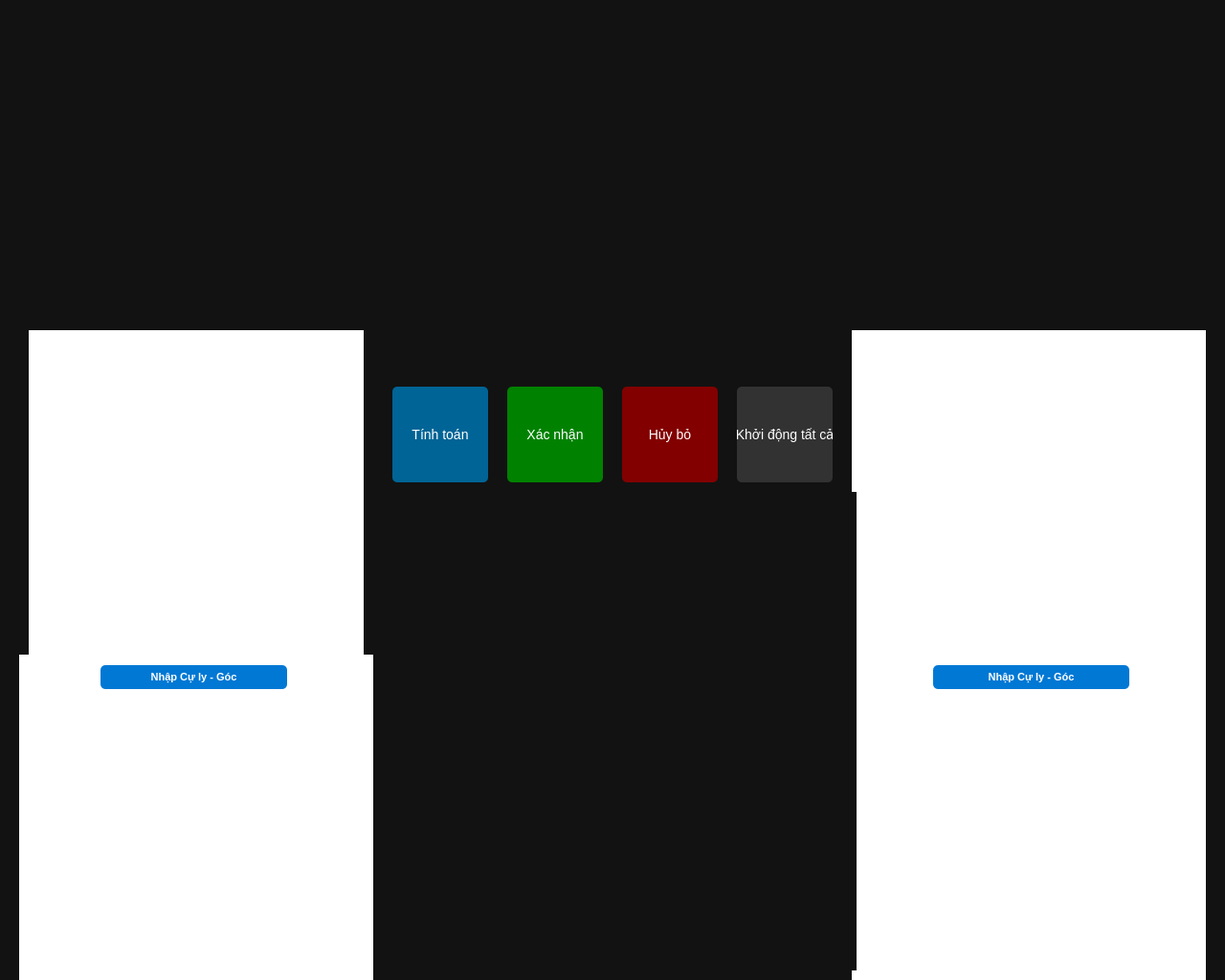
<?xml version="1.0" encoding="UTF-8"?>
<ui version="4.0">
 <class>MainTab</class>
 <widget class="QWidget" name="MainTab">
  <property name="geometry">
   <rect>
    <x>0</x>
    <y>0</y>
    <width>1280</width>
    <height>1024</height>
   </rect>
  </property>
  <property name="windowTitle">
   <string>Main Control Tab</string>
  </property>
  <property name="styleSheet">
   <string notr="true">background-color: #121212;</string>
  </property>
  <widget class="QWidget" name="bullet_widget" native="true">
   <property name="geometry">
    <rect>
     <x>25</x>
     <y>39</y>
     <width>1280</width>
     <height>350</height>
    </rect>
   </property>
  </widget>
  <widget class="QWidget" name="compass_left" native="true">
   <property name="geometry">
    <rect>
     <x>20</x>
     <y>684</y>
     <width>370</width>
     <height>370</height>
    </rect>
   </property>
   <property name="styleSheet">
    <string notr="true">background-color: rgb(255, 255, 255);</string>
   </property>
  </widget>
  <widget class="QWidget" name="half_compass_left" native="true">
   <property name="geometry">
    <rect>
     <x>30</x>
     <y>345</y>
     <width>350</width>
     <height>350</height>
    </rect>
   </property>
   <property name="styleSheet">
    <string notr="true">background-color: rgb(255, 255, 255);</string>
   </property>
  </widget>
  <widget class="QPushButton" name="angle_input_button_left">
   <property name="geometry">
    <rect>
     <x>105</x>
     <y>695</y>
     <width>195</width>
     <height>25</height>
    </rect>
   </property>
   <property name="styleSheet">
    <string notr="true">QPushButton {
    background-color: #0078d4;
    color: white;
    border: none;
    border-radius: 5px;
    font-size: 11px;
    font-weight: bold;
}
QPushButton:hover {
    background-color: #106ebe;
}
QPushButton:pressed {
    background-color: #005a9e;
}</string>
   </property>
   <property name="text">
    <string>Nhập Cự ly - Góc</string>
   </property>
  </widget>
  <widget class="QWidget" name="compass_right" native="true">
   <property name="geometry">
    <rect>
     <x>890</x>
     <y>684</y>
     <width>370</width>
     <height>370</height>
    </rect>
   </property>
   <property name="styleSheet">
    <string notr="true">background-color: rgb(255, 255, 255);</string>
   </property>
  </widget>
  <widget class="QWidget" name="half_compass_right" native="true">
   <property name="geometry">
    <rect>
     <x>890</x>
     <y>345</y>
     <width>370</width>
     <height>350</height>
    </rect>
   </property>
   <property name="styleSheet">
    <string notr="true">background-color: rgb(255, 255, 255);</string>
   </property>
  </widget>
  <widget class="QPushButton" name="angle_input_button_right">
   <property name="geometry">
    <rect>
     <x>975</x>
     <y>695</y>
     <width>205</width>
     <height>25</height>
    </rect>
   </property>
   <property name="styleSheet">
    <string notr="true">QPushButton {
    background-color: #0078d4;
    color: white;
    border: none;
    border-radius: 5px;
    font-size: 11px;
    font-weight: bold;
}
QPushButton:hover {
    background-color: #106ebe;
}
QPushButton:pressed {
    background-color: #005a9e;
}</string>
   </property>
   <property name="text">
    <string>Nhập Cự ly - Góc</string>
   </property>
  </widget>
  <widget class="QWidget" name="numeric_data_widget" native="true">
   <property name="geometry">
    <rect>
     <x>395</x>
     <y>514</y>
     <width>500</width>
     <height>500</height>
    </rect>
   </property>
  </widget>
  <widget class="QPushButton" name="calculator_button">
   <property name="geometry">
    <rect>
     <x>410</x>
     <y>404</y>
     <width>100</width>
     <height>100</height>
    </rect>
   </property>
   <property name="styleSheet">
    <string notr="true">QPushButton {
    background-color: rgb(0, 100, 150);
    color: white; font-size: 14px;
    border-radius: 5px;
}
QPushButton:pressed {
    background-color: rgb(0, 50, 75);
}
QPushButton:hover {
    background-color: rgb(0, 150, 225);
}</string>
   </property>
   <property name="text">
    <string>Tính toán</string>
   </property>
  </widget>
  <widget class="QPushButton" name="ok_button">
   <property name="geometry">
    <rect>
     <x>530</x>
     <y>404</y>
     <width>100</width>
     <height>100</height>
    </rect>
   </property>
   <property name="styleSheet">
    <string notr="true">QPushButton {
    background-color: rgb(0, 130, 0);
    color: white; font-size: 14px;
    border-radius: 5px;
}
QPushButton:pressed {
    background-color: rgb(0, 50, 0);
}
QPushButton:hover {
    background-color: rgb(0, 200, 0);
}</string>
   </property>
   <property name="text">
    <string>Xác nhận</string>
   </property>
  </widget>
  <widget class="QPushButton" name="cancel_button">
   <property name="geometry">
    <rect>
     <x>650</x>
     <y>404</y>
     <width>100</width>
     <height>100</height>
    </rect>
   </property>
   <property name="styleSheet">
    <string notr="true">QPushButton {
    background-color: rgb(130, 0, 0);
    color: white; font-size: 14px;
    border-radius: 5px;
}
QPushButton:pressed {
    background-color: rgb(50, 0, 0);
}
QPushButton:hover {
    background-color: rgb(200, 0, 0);
}</string>
   </property>
   <property name="text">
    <string>Hủy bỏ</string>
   </property>
  </widget>
  <widget class="QPushButton" name="launch_all_button">
   <property name="geometry">
    <rect>
     <x>770</x>
     <y>404</y>
     <width>100</width>
     <height>100</height>
    </rect>
   </property>
   <property name="styleSheet">
    <string notr="true">QPushButton {
    background-color: rgb(50, 50, 50);
    color: white; font-size: 14px;
    border-radius: 5px;
}
QPushButton:pressed {
    background-color: rgb(25, 25, 25);
}
QPushButton:hover {
    background-color: rgb(100, 100, 100);
}</string>
   </property>
   <property name="text">
    <string>Khởi động tất cả</string>
   </property>
  </widget>
 </widget>
 <resources/>
 <connections/>
</ui>
